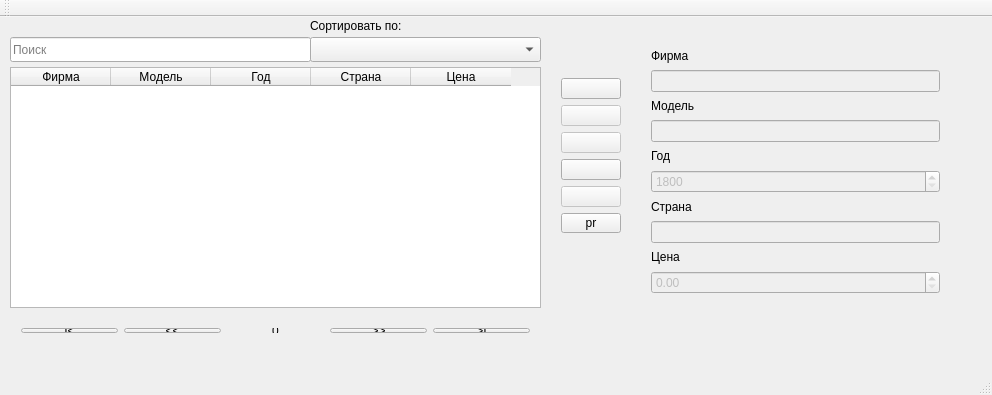
<?xml version="1.0" encoding="UTF-8"?>
<ui version="4.0">
 <class>MainWindow</class>
 <widget class="QMainWindow" name="MainWindow">
  <property name="geometry">
   <rect>
    <x>0</x>
    <y>0</y>
    <width>992</width>
    <height>395</height>
   </rect>
  </property>
  <property name="windowTitle">
   <string>ИС «Часы»</string>
  </property>
  <widget class="QWidget" name="centralWidget">
   <widget class="QTableWidget" name="table">
    <property name="enabled">
     <bool>true</bool>
    </property>
    <property name="geometry">
     <rect>
      <x>10</x>
      <y>50</y>
      <width>531</width>
      <height>241</height>
     </rect>
    </property>
    <property name="editTriggers">
     <set>QAbstractItemView::NoEditTriggers</set>
    </property>
    <property name="selectionMode">
     <enum>QAbstractItemView::SingleSelection</enum>
    </property>
    <property name="selectionBehavior">
     <enum>QAbstractItemView::SelectRows</enum>
    </property>
    <column>
     <property name="text">
      <string>Фирма</string>
     </property>
    </column>
    <column>
     <property name="text">
      <string>Модель</string>
     </property>
    </column>
    <column>
     <property name="text">
      <string>Год</string>
     </property>
    </column>
    <column>
     <property name="text">
      <string>Страна</string>
     </property>
    </column>
    <column>
     <property name="text">
      <string>Цена</string>
     </property>
    </column>
   </widget>
   <widget class="QWidget" name="layoutWidget">
    <property name="geometry">
     <rect>
      <x>640</x>
      <y>20</y>
      <width>311</width>
      <height>268</height>
     </rect>
    </property>
    <layout class="QVBoxLayout" name="verticalLayout">
     <item>
      <widget class="QLabel" name="label">
       <property name="text">
        <string>Фирма</string>
       </property>
      </widget>
     </item>
     <item>
      <widget class="QLineEdit" name="company">
       <property name="enabled">
        <bool>false</bool>
       </property>
      </widget>
     </item>
     <item>
      <widget class="QLabel" name="label_2">
       <property name="text">
        <string>Модель</string>
       </property>
      </widget>
     </item>
     <item>
      <widget class="QLineEdit" name="model">
       <property name="enabled">
        <bool>false</bool>
       </property>
      </widget>
     </item>
     <item>
      <widget class="QLabel" name="label_3">
       <property name="text">
        <string>Год</string>
       </property>
      </widget>
     </item>
     <item>
      <widget class="QSpinBox" name="year">
       <property name="enabled">
        <bool>false</bool>
       </property>
       <property name="minimum">
        <number>1800</number>
       </property>
       <property name="maximum">
        <number>9999</number>
       </property>
      </widget>
     </item>
     <item>
      <widget class="QLabel" name="label_4">
       <property name="text">
        <string>Страна</string>
       </property>
      </widget>
     </item>
     <item>
      <widget class="QLineEdit" name="country">
       <property name="enabled">
        <bool>false</bool>
       </property>
      </widget>
     </item>
     <item>
      <widget class="QLabel" name="label_5">
       <property name="text">
        <string>Цена</string>
       </property>
      </widget>
     </item>
     <item>
      <widget class="QDoubleSpinBox" name="price">
       <property name="enabled">
        <bool>false</bool>
       </property>
       <property name="maximum">
        <double>9999999.990000000223517</double>
       </property>
      </widget>
     </item>
    </layout>
   </widget>
   <widget class="QWidget" name="layoutWidget">
    <property name="geometry">
     <rect>
      <x>10</x>
      <y>300</y>
      <width>531</width>
      <height>27</height>
     </rect>
    </property>
    <layout class="QHBoxLayout" name="horizontalLayout">
     <item>
      <widget class="QPushButton" name="start">
       <property name="text">
        <string>I&lt;</string>
       </property>
      </widget>
     </item>
     <item>
      <widget class="QPushButton" name="prev">
       <property name="text">
        <string>&lt;&lt;</string>
       </property>
      </widget>
     </item>
     <item>
      <widget class="QLabel" name="pos">
       <property name="text">
        <string>0</string>
       </property>
       <property name="alignment">
        <set>Qt::AlignCenter</set>
       </property>
      </widget>
     </item>
     <item>
      <widget class="QPushButton" name="next">
       <property name="text">
        <string>&gt;&gt;</string>
       </property>
      </widget>
     </item>
     <item>
      <widget class="QPushButton" name="end">
       <property name="text">
        <string>&gt;I</string>
       </property>
      </widget>
     </item>
    </layout>
   </widget>
   <widget class="QLineEdit" name="lineEdit_4">
    <property name="geometry">
     <rect>
      <x>10</x>
      <y>20</y>
      <width>301</width>
      <height>25</height>
     </rect>
    </property>
    <property name="placeholderText">
     <string>Поиск</string>
    </property>
   </widget>
   <widget class="QComboBox" name="comboBox">
    <property name="geometry">
     <rect>
      <x>310</x>
      <y>20</y>
      <width>231</width>
      <height>25</height>
     </rect>
    </property>
    <item>
     <property name="text">
      <string/>
     </property>
    </item>
    <item>
     <property name="text">
      <string>Фирма</string>
     </property>
    </item>
    <item>
     <property name="text">
      <string>Модель</string>
     </property>
    </item>
    <item>
     <property name="text">
      <string>Год</string>
     </property>
    </item>
    <item>
     <property name="text">
      <string>Страна</string>
     </property>
    </item>
    <item>
     <property name="text">
      <string>Цена</string>
     </property>
    </item>
   </widget>
   <widget class="QLabel" name="label_7">
    <property name="geometry">
     <rect>
      <x>310</x>
      <y>0</y>
      <width>161</width>
      <height>17</height>
     </rect>
    </property>
    <property name="text">
     <string>Сортировать по:</string>
    </property>
   </widget>
   <widget class="QWidget" name="verticalLayoutWidget">
    <property name="geometry">
     <rect>
      <x>550</x>
      <y>50</y>
      <width>82</width>
      <height>177</height>
     </rect>
    </property>
    <layout class="QVBoxLayout" name="verticalLayout_2">
     <item>
      <widget class="QPushButton" name="add">
       <property name="styleSheet">
        <string notr="true">qproperty-icon: url(:/new/prefix1/plus.png)</string>
       </property>
       <property name="text">
        <string/>
       </property>
      </widget>
     </item>
     <item>
      <widget class="QPushButton" name="del">
       <property name="enabled">
        <bool>false</bool>
       </property>
       <property name="styleSheet">
        <string notr="true">qproperty-icon: url(:/new/prefix1/delete.png)</string>
       </property>
       <property name="text">
        <string/>
       </property>
      </widget>
     </item>
     <item>
      <widget class="QPushButton" name="clear">
       <property name="enabled">
        <bool>false</bool>
       </property>
       <property name="styleSheet">
        <string notr="true">qproperty-icon: url(:/new/prefix1/clear.png)</string>
       </property>
       <property name="text">
        <string/>
       </property>
      </widget>
     </item>
     <item>
      <widget class="QPushButton" name="open">
       <property name="styleSheet">
        <string notr="true">qproperty-icon: url(:/new/prefix1/open.png)</string>
       </property>
       <property name="text">
        <string/>
       </property>
      </widget>
     </item>
     <item>
      <widget class="QPushButton" name="save">
       <property name="enabled">
        <bool>false</bool>
       </property>
       <property name="styleSheet">
        <string notr="true">qproperty-icon: url(:/new/prefix1/save.png)</string>
       </property>
       <property name="text">
        <string/>
       </property>
      </widget>
     </item>
     <item>
      <widget class="QPushButton" name="pushButton">
       <property name="text">
        <string>pr</string>
       </property>
      </widget>
     </item>
    </layout>
   </widget>
  </widget>
  <widget class="QMenuBar" name="menuBar">
   <property name="geometry">
    <rect>
     <x>0</x>
     <y>0</y>
     <width>992</width>
     <height>22</height>
    </rect>
   </property>
  </widget>
  <widget class="QToolBar" name="mainToolBar">
   <attribute name="toolBarArea">
    <enum>TopToolBarArea</enum>
   </attribute>
   <attribute name="toolBarBreak">
    <bool>false</bool>
   </attribute>
  </widget>
  <widget class="QStatusBar" name="statusBar"/>
  <action name="actionAdd">
   <property name="text">
    <string>Add</string>
   </property>
  </action>
 </widget>
 <layoutdefault spacing="6" margin="11"/>
 <resources/>
 <connections/>
</ui>
